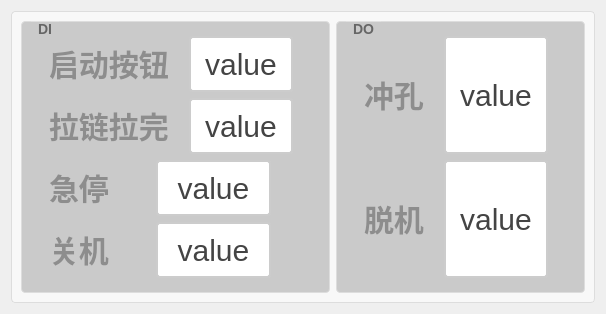
     <widget class="QWidget" name="tab_3">
      <attribute name="title">
       <string>IO设置</string>
      </attribute>
      <layout class="QGridLayout" name="gridLayout_6">
       <item row="0" column="0">
        <widget class="QGroupBox" name="groupBox_13">
         <property name="styleSheet">
          <string notr="true">QGroupBox {
    border: 1px solid #DDD;
    border-radius: 4px;
    font: bold 14px;
    color: #666;
    background-color: #F8F8F8;
}

QGroupBox::title {
    subcontrol-origin: margin;
    subcontrol-position: top left;
    left: 10px;
    padding: 0 5px;
}</string>
         </property>
         <property name="title">
          <string/>
         </property>
         <layout class="QHBoxLayout" name="horizontalLayout_8">
          <item>
           <widget class="QGroupBox" name="gBox_DI">
            <property name="styleSheet">
             <string notr="true">QGroupBox {
    border: 1px solid #DDD;
    border-radius: 4px;
    font: bold 14px;
    color: #666;
    background-color:rgb(202, 202, 202);
    padding: 5px; 
}

QGroupBox::title {
    subcontrol-origin: margin;
    subcontrol-position: top left;
    left: 10px;
    padding: 0 5px;
}</string>
            </property>
            <property name="title">
             <string>DI</string>
            </property>
            <layout class="QVBoxLayout" name="verticalLayout_6">
             <item>
              <layout class="QHBoxLayout" name="horizontalLayout_15" stretch="3,3,1">
               <item>
                <widget class="QLabel" name="label_21">
                 <property name="styleSheet">
                  <string notr="true">QLabel {
       font-size: 30px;        
       font-weight: bold;        
       color:  rgb(141, 141, 141);       
       padding: 5px 5px;     
       border-bottom: 2px solid #cccccc; 
    }</string>
                 </property>
                 <property name="text">
                  <string>启动按钮</string>
                 </property>
                </widget>
               </item>
               <item>
                <widget class="QPushButton" name="btn_setqidonganniu">
                 <property name="sizePolicy">
                  <sizepolicy hsizetype="Minimum" vsizetype="Minimum">
                   <horstretch>0</horstretch>
                   <verstretch>0</verstretch>
                  </sizepolicy>
                 </property>
                 <property name="styleSheet">
                  <string notr="true">QPushButton {
    padding: 6px 14px;
    border: 2px solid #CCC;
    border-radius: 4px;
    background-color: white;
    color: #444;
	font-size: 30px; 
}

QPushButton:hover {
    border-color: #999;
    background-color: #F5F5F5;
}

QPushButton:pressed {
    border-color: #777;
    background-color: #EEE;
}</string>
                 </property>
                 <property name="text">
                  <string>value</string>
                 </property>
                </widget>
               </item>
               <item>
                <widget class="QLabel" name="lb_qidonganniu">
                 <property name="styleSheet">
                  <string notr="true">/* 基础标签样式 */
QLabel {
    color: rgb(255, 0, 0);          /* 主文字色 */
    font-size: 14px;         /* 标准字号 */
    background: transparent; /* 透明背景 */
    padding: 2px 4px;        /* 基础内边距 */
}

/* 标题样式 */
QLabel.title {
    font-size: 16px;
    font-weight: 600;
    color: #333333;
    border-bottom: 1px solid #DDDDDD; /* 下划线装饰 */
    padding-bottom: 4px;
}

/* 副标题/次要文本 */
QLabel.subtitle {
    color: #666666;
    font-size: 13px;
    font-style: italic;
}

/* 强调文本 */
QLabel.emphasis {
    color: #333333;
    font-weight: 500;
    background-color: #F5F5F5;
    border-radius: 3px;
    padding: 4px 8px;
}

/* 状态标签（成功/警告/错误） */
QLabel[state=&quot;success&quot;] {
    color: #228B22;          /* 森林绿 */
    border-left: 3px solid #228B22;
    padding-left: 8px;
}

QLabel[state=&quot;warning&quot;] {
    color: #FF8C00;          /* 暗橙 */
    border-left: 3px solid #FF8C00;
    padding-left: 8px;
}

QLabel[state=&quot;error&quot;] {
    color: #B22222;          /* 砖红 */
    border-left: 3px solid #B22222;
    padding-left: 8px;
}

/* 数据展示标签 */
QLabel.data {
    color: #2F4F4F;          /* 深石板灰 */
    font-family: monospace;
    border: 1px solid #E0E0E0;
    background-color: #FFFFFF;
    padding: 6px 12px;
    border-radius: 4px;
}

/* 禁用状态 */
QLabel:disabled {
    color: #AAAAAA;
    background-color: transparent;
}

/* 链接样式（伪链接效果） */
QLabel.link {
    color: #4682B4;          /* 钢蓝 */
    text-decoration: underline;
    border-bottom: 1px dotted #4682B4;
}

/* 图标标签 */
QLabel.icon {
    qproperty-alignment: AlignCenter;
    border: 1px solid #E0E0E0;
    border-radius: 4px;
    background-color: #FFFFFF;
    padding: 12px;
}</string>
                 </property>
                 <property name="text">
                  <string/>
                 </property>
                </widget>
               </item>
              </layout>
             </item>
             <item>
              <layout class="QHBoxLayout" name="horizontalLayout_41" stretch="3,3,1">
               <item>
                <widget class="QLabel" name="label_27">
                 <property name="styleSheet">
                  <string notr="true">QLabel {
       font-size: 30px;        
       font-weight: bold;        
       color:  rgb(141, 141, 141);       
       padding: 5px 5px;     
       border-bottom: 2px solid #cccccc; 
    }</string>
                 </property>
                 <property name="text">
                  <string>拉链拉完</string>
                 </property>
                </widget>
               </item>
               <item>
                <widget class="QPushButton" name="btn_setlalianlawan">
                 <property name="sizePolicy">
                  <sizepolicy hsizetype="Minimum" vsizetype="Minimum">
                   <horstretch>0</horstretch>
                   <verstretch>0</verstretch>
                  </sizepolicy>
                 </property>
                 <property name="styleSheet">
                  <string notr="true">QPushButton {
    padding: 6px 14px;
    border: 2px solid #CCC;
    border-radius: 4px;
    background-color: white;
    color: #444;
	font-size: 30px; 
}

QPushButton:hover {
    border-color: #999;
    background-color: #F5F5F5;
}

QPushButton:pressed {
    border-color: #777;
    background-color: #EEE;
}</string>
                 </property>
                 <property name="text">
                  <string>value</string>
                 </property>
                </widget>
               </item>
               <item>
                <widget class="QLabel" name="lb_lalianlawan">
                 <property name="styleSheet">
                  <string notr="true">/* 基础标签样式 */
QLabel {
    color: rgb(255, 0, 0);          /* 主文字色 */
    font-size: 14px;         /* 标准字号 */
    background: transparent; /* 透明背景 */
    padding: 2px 4px;        /* 基础内边距 */
}

/* 标题样式 */
QLabel.title {
    font-size: 16px;
    font-weight: 600;
    color: #333333;
    border-bottom: 1px solid #DDDDDD; /* 下划线装饰 */
    padding-bottom: 4px;
}

/* 副标题/次要文本 */
QLabel.subtitle {
    color: #666666;
    font-size: 13px;
    font-style: italic;
}

/* 强调文本 */
QLabel.emphasis {
    color: #333333;
    font-weight: 500;
    background-color: #F5F5F5;
    border-radius: 3px;
    padding: 4px 8px;
}

/* 状态标签（成功/警告/错误） */
QLabel[state=&quot;success&quot;] {
    color: #228B22;          /* 森林绿 */
    border-left: 3px solid #228B22;
    padding-left: 8px;
}

QLabel[state=&quot;warning&quot;] {
    color: #FF8C00;          /* 暗橙 */
    border-left: 3px solid #FF8C00;
    padding-left: 8px;
}

QLabel[state=&quot;error&quot;] {
    color: #B22222;          /* 砖红 */
    border-left: 3px solid #B22222;
    padding-left: 8px;
}

/* 数据展示标签 */
QLabel.data {
    color: #2F4F4F;          /* 深石板灰 */
    font-family: monospace;
    border: 1px solid #E0E0E0;
    background-color: #FFFFFF;
    padding: 6px 12px;
    border-radius: 4px;
}

/* 禁用状态 */
QLabel:disabled {
    color: #AAAAAA;
    background-color: transparent;
}

/* 链接样式（伪链接效果） */
QLabel.link {
    color: #4682B4;          /* 钢蓝 */
    text-decoration: underline;
    border-bottom: 1px dotted #4682B4;
}

/* 图标标签 */
QLabel.icon {
    qproperty-alignment: AlignCenter;
    border: 1px solid #E0E0E0;
    border-radius: 4px;
    background-color: #FFFFFF;
    padding: 12px;
}</string>
                 </property>
                 <property name="text">
                  <string/>
                 </property>
                </widget>
               </item>
              </layout>
             </item>
             <item>
              <layout class="QHBoxLayout" name="horizontalLayout_35" stretch="3,3,1">
               <item>
                <widget class="QLabel" name="label_26">
                 <property name="styleSheet">
                  <string notr="true">QLabel {
       font-size: 30px;        
       font-weight: bold;        
       color:  rgb(141, 141, 141);       
       padding: 5px 5px;     
       border-bottom: 2px solid #cccccc; 
    }</string>
                 </property>
                 <property name="text">
                  <string>急停</string>
                 </property>
                </widget>
               </item>
               <item>
                <widget class="QPushButton" name="btn_setjiting">
                 <property name="sizePolicy">
                  <sizepolicy hsizetype="Minimum" vsizetype="Minimum">
                   <horstretch>0</horstretch>
                   <verstretch>0</verstretch>
                  </sizepolicy>
                 </property>
                 <property name="styleSheet">
                  <string notr="true">QPushButton {
    padding: 6px 14px;
    border: 2px solid #CCC;
    border-radius: 4px;
    background-color: white;
    color: #444;
	font-size: 30px; 
}

QPushButton:hover {
    border-color: #999;
    background-color: #F5F5F5;
}

QPushButton:pressed {
    border-color: #777;
    background-color: #EEE;
}</string>
                 </property>
                 <property name="text">
                  <string>value</string>
                 </property>
                </widget>
               </item>
               <item>
                <widget class="QLabel" name="lb_jiting">
                 <property name="styleSheet">
                  <string notr="true">/* 基础标签样式 */
QLabel {
    color: rgb(255, 0, 0);          /* 主文字色 */
    font-size: 14px;         /* 标准字号 */
    background: transparent; /* 透明背景 */
    padding: 2px 4px;        /* 基础内边距 */
}

/* 标题样式 */
QLabel.title {
    font-size: 16px;
    font-weight: 600;
    color: #333333;
    border-bottom: 1px solid #DDDDDD; /* 下划线装饰 */
    padding-bottom: 4px;
}

/* 副标题/次要文本 */
QLabel.subtitle {
    color: #666666;
    font-size: 13px;
    font-style: italic;
}

/* 强调文本 */
QLabel.emphasis {
    color: #333333;
    font-weight: 500;
    background-color: #F5F5F5;
    border-radius: 3px;
    padding: 4px 8px;
}

/* 状态标签（成功/警告/错误） */
QLabel[state=&quot;success&quot;] {
    color: #228B22;          /* 森林绿 */
    border-left: 3px solid #228B22;
    padding-left: 8px;
}

QLabel[state=&quot;warning&quot;] {
    color: #FF8C00;          /* 暗橙 */
    border-left: 3px solid #FF8C00;
    padding-left: 8px;
}

QLabel[state=&quot;error&quot;] {
    color: #B22222;          /* 砖红 */
    border-left: 3px solid #B22222;
    padding-left: 8px;
}

/* 数据展示标签 */
QLabel.data {
    color: #2F4F4F;          /* 深石板灰 */
    font-family: monospace;
    border: 1px solid #E0E0E0;
    background-color: #FFFFFF;
    padding: 6px 12px;
    border-radius: 4px;
}

/* 禁用状态 */
QLabel:disabled {
    color: #AAAAAA;
    background-color: transparent;
}

/* 链接样式（伪链接效果） */
QLabel.link {
    color: #4682B4;          /* 钢蓝 */
    text-decoration: underline;
    border-bottom: 1px dotted #4682B4;
}

/* 图标标签 */
QLabel.icon {
    qproperty-alignment: AlignCenter;
    border: 1px solid #E0E0E0;
    border-radius: 4px;
    background-color: #FFFFFF;
    padding: 12px;
}</string>
                 </property>
                 <property name="text">
                  <string/>
                 </property>
                </widget>
               </item>
              </layout>
             </item>
             <item>
              <layout class="QHBoxLayout" name="horizontalLayout_62" stretch="3,3,1">
               <item>
                <widget class="QLabel" name="label_72">
                 <property name="styleSheet">
                  <string notr="true">QLabel {
       font-size: 30px;        
       font-weight: bold;        
       color:  rgb(141, 141, 141);       
       padding: 5px 5px;     
       border-bottom: 2px solid #cccccc; 
    }</string>
                 </property>
                 <property name="text">
                  <string>关机</string>
                 </property>
                </widget>
               </item>
               <item>
                <widget class="QPushButton" name="btn_guanji">
                 <property name="sizePolicy">
                  <sizepolicy hsizetype="Minimum" vsizetype="Minimum">
                   <horstretch>0</horstretch>
                   <verstretch>0</verstretch>
                  </sizepolicy>
                 </property>
                 <property name="styleSheet">
                  <string notr="true">QPushButton {
    padding: 6px 14px;
    border: 2px solid #CCC;
    border-radius: 4px;
    background-color: white;
    color: #444;
	font-size: 30px; 
}

QPushButton:hover {
    border-color: #999;
    background-color: #F5F5F5;
}

QPushButton:pressed {
    border-color: #777;
    background-color: #EEE;
}</string>
                 </property>
                 <property name="text">
                  <string>value</string>
                 </property>
                </widget>
               </item>
               <item>
                <widget class="QLabel" name="lb_guanji">
                 <property name="styleSheet">
                  <string notr="true">/* 基础标签样式 */
QLabel {
    color: rgb(255, 0, 0);          /* 主文字色 */
    font-size: 14px;         /* 标准字号 */
    background: transparent; /* 透明背景 */
    padding: 2px 4px;        /* 基础内边距 */
}

/* 标题样式 */
QLabel.title {
    font-size: 16px;
    font-weight: 600;
    color: #333333;
    border-bottom: 1px solid #DDDDDD; /* 下划线装饰 */
    padding-bottom: 4px;
}

/* 副标题/次要文本 */
QLabel.subtitle {
    color: #666666;
    font-size: 13px;
    font-style: italic;
}

/* 强调文本 */
QLabel.emphasis {
    color: #333333;
    font-weight: 500;
    background-color: #F5F5F5;
    border-radius: 3px;
    padding: 4px 8px;
}

/* 状态标签（成功/警告/错误） */
QLabel[state=&quot;success&quot;] {
    color: #228B22;          /* 森林绿 */
    border-left: 3px solid #228B22;
    padding-left: 8px;
}

QLabel[state=&quot;warning&quot;] {
    color: #FF8C00;          /* 暗橙 */
    border-left: 3px solid #FF8C00;
    padding-left: 8px;
}

QLabel[state=&quot;error&quot;] {
    color: #B22222;          /* 砖红 */
    border-left: 3px solid #B22222;
    padding-left: 8px;
}

/* 数据展示标签 */
QLabel.data {
    color: #2F4F4F;          /* 深石板灰 */
    font-family: monospace;
    border: 1px solid #E0E0E0;
    background-color: #FFFFFF;
    padding: 6px 12px;
    border-radius: 4px;
}

/* 禁用状态 */
QLabel:disabled {
    color: #AAAAAA;
    background-color: transparent;
}

/* 链接样式（伪链接效果） */
QLabel.link {
    color: #4682B4;          /* 钢蓝 */
    text-decoration: underline;
    border-bottom: 1px dotted #4682B4;
}

/* 图标标签 */
QLabel.icon {
    qproperty-alignment: AlignCenter;
    border: 1px solid #E0E0E0;
    border-radius: 4px;
    background-color: #FFFFFF;
    padding: 12px;
}</string>
                 </property>
                 <property name="text">
                  <string/>
                 </property>
                </widget>
               </item>
              </layout>
             </item>
            </layout>
           </widget>
          </item>
          <item>
           <widget class="QGroupBox" name="gBox_DO">
            <property name="styleSheet">
             <string notr="true">QGroupBox {
    border: 1px solid #DDD;
    border-radius: 4px;
    font: bold 14px;
    color: #666;
    background-color:rgb(202, 202, 202);
    padding: 5px; 
}

QGroupBox::title {
    subcontrol-origin: margin;
    subcontrol-position: top left;
    left: 10px;
    padding: 0 5px;
}</string>
            </property>
            <property name="title">
             <string>DO</string>
            </property>
            <layout class="QVBoxLayout" name="verticalLayout_8">
             <item>
              <layout class="QHBoxLayout" name="horizontalLayout_56" stretch="3,3,1">
               <item>
                <widget class="QLabel" name="label_23">
                 <property name="styleSheet">
                  <string notr="true">QLabel {
       font-size: 30px;        
       font-weight: bold;        
       color:  rgb(141, 141, 141);       
       padding: 5px 5px;     
       border-bottom: 2px solid #cccccc; 
    }</string>
                 </property>
                 <property name="text">
                  <string>冲孔</string>
                 </property>
                </widget>
               </item>
               <item>
                <widget class="QPushButton" name="btn_setchongkong">
                 <property name="sizePolicy">
                  <sizepolicy hsizetype="Minimum" vsizetype="Minimum">
                   <horstretch>0</horstretch>
                   <verstretch>0</verstretch>
                  </sizepolicy>
                 </property>
                 <property name="styleSheet">
                  <string notr="true">QPushButton {
    padding: 6px 14px;
    border: 2px solid #CCC;
    border-radius: 4px;
    background-color: white;
    color: #444;
	font-size: 30px; 
}

QPushButton:hover {
    border-color: #999;
    background-color: #F5F5F5;
}

QPushButton:pressed {
    border-color: #777;
    background-color: #EEE;
}</string>
                 </property>
                 <property name="text">
                  <string>value</string>
                 </property>
                </widget>
               </item>
               <item>
                <widget class="QLabel" name="lb_chongkong">
                 <property name="styleSheet">
                  <string notr="true">/* 基础标签样式 */
QLabel {
    color: rgb(255, 0, 0);          /* 主文字色 */
    font-size: 14px;         /* 标准字号 */
    background: transparent; /* 透明背景 */
    padding: 2px 4px;        /* 基础内边距 */
}

/* 标题样式 */
QLabel.title {
    font-size: 16px;
    font-weight: 600;
    color: #333333;
    border-bottom: 1px solid #DDDDDD; /* 下划线装饰 */
    padding-bottom: 4px;
}

/* 副标题/次要文本 */
QLabel.subtitle {
    color: #666666;
    font-size: 13px;
    font-style: italic;
}

/* 强调文本 */
QLabel.emphasis {
    color: #333333;
    font-weight: 500;
    background-color: #F5F5F5;
    border-radius: 3px;
    padding: 4px 8px;
}

/* 状态标签（成功/警告/错误） */
QLabel[state=&quot;success&quot;] {
    color: #228B22;          /* 森林绿 */
    border-left: 3px solid #228B22;
    padding-left: 8px;
}

QLabel[state=&quot;warning&quot;] {
    color: #FF8C00;          /* 暗橙 */
    border-left: 3px solid #FF8C00;
    padding-left: 8px;
}

QLabel[state=&quot;error&quot;] {
    color: #B22222;          /* 砖红 */
    border-left: 3px solid #B22222;
    padding-left: 8px;
}

/* 数据展示标签 */
QLabel.data {
    color: #2F4F4F;          /* 深石板灰 */
    font-family: monospace;
    border: 1px solid #E0E0E0;
    background-color: #FFFFFF;
    padding: 6px 12px;
    border-radius: 4px;
}

/* 禁用状态 */
QLabel:disabled {
    color: #AAAAAA;
    background-color: transparent;
}

/* 链接样式（伪链接效果） */
QLabel.link {
    color: #4682B4;          /* 钢蓝 */
    text-decoration: underline;
    border-bottom: 1px dotted #4682B4;
}

/* 图标标签 */
QLabel.icon {
    qproperty-alignment: AlignCenter;
    border: 1px solid #E0E0E0;
    border-radius: 4px;
    background-color: #FFFFFF;
    padding: 12px;
}</string>
                 </property>
                 <property name="text">
                  <string/>
                 </property>
                </widget>
               </item>
              </layout>
             </item>
             <item>
              <layout class="QHBoxLayout" name="horizontalLayout_50" stretch="3,3,1">
               <item>
                <widget class="QLabel" name="label_25">
                 <property name="styleSheet">
                  <string notr="true">QLabel {
       font-size: 30px;        
       font-weight: bold;        
       color:  rgb(141, 141, 141);       
       padding: 5px 5px;     
       border-bottom: 2px solid #cccccc; 
    }</string>
                 </property>
                 <property name="text">
                  <string>脱机</string>
                 </property>
                </widget>
               </item>
               <item>
                <widget class="QPushButton" name="btn_settuoji">
                 <property name="sizePolicy">
                  <sizepolicy hsizetype="Minimum" vsizetype="Minimum">
                   <horstretch>0</horstretch>
                   <verstretch>0</verstretch>
                  </sizepolicy>
                 </property>
                 <property name="styleSheet">
                  <string notr="true">QPushButton {
    padding: 6px 14px;
    border: 2px solid #CCC;
    border-radius: 4px;
    background-color: white;
    color: #444;
	font-size: 30px; 
}

QPushButton:hover {
    border-color: #999;
    background-color: #F5F5F5;
}

QPushButton:pressed {
    border-color: #777;
    background-color: #EEE;
}</string>
                 </property>
                 <property name="text">
                  <string>value</string>
                 </property>
                </widget>
               </item>
               <item>
                <widget class="QLabel" name="lb_tuoji">
                 <property name="styleSheet">
                  <string notr="true">/* 基础标签样式 */
QLabel {
    color: rgb(255, 0, 0);          /* 主文字色 */
    font-size: 14px;         /* 标准字号 */
    background: transparent; /* 透明背景 */
    padding: 2px 4px;        /* 基础内边距 */
}

/* 标题样式 */
QLabel.title {
    font-size: 16px;
    font-weight: 600;
    color: #333333;
    border-bottom: 1px solid #DDDDDD; /* 下划线装饰 */
    padding-bottom: 4px;
}

/* 副标题/次要文本 */
QLabel.subtitle {
    color: #666666;
    font-size: 13px;
    font-style: italic;
}

/* 强调文本 */
QLabel.emphasis {
    color: #333333;
    font-weight: 500;
    background-color: #F5F5F5;
    border-radius: 3px;
    padding: 4px 8px;
}

/* 状态标签（成功/警告/错误） */
QLabel[state=&quot;success&quot;] {
    color: #228B22;          /* 森林绿 */
    border-left: 3px solid #228B22;
    padding-left: 8px;
}

QLabel[state=&quot;warning&quot;] {
    color: #FF8C00;          /* 暗橙 */
    border-left: 3px solid #FF8C00;
    padding-left: 8px;
}

QLabel[state=&quot;error&quot;] {
    color: #B22222;          /* 砖红 */
    border-left: 3px solid #B22222;
    padding-left: 8px;
}

/* 数据展示标签 */
QLabel.data {
    color: #2F4F4F;          /* 深石板灰 */
    font-family: monospace;
    border: 1px solid #E0E0E0;
    background-color: #FFFFFF;
    padding: 6px 12px;
    border-radius: 4px;
}

/* 禁用状态 */
QLabel:disabled {
    color: #AAAAAA;
    background-color: transparent;
}

/* 链接样式（伪链接效果） */
QLabel.link {
    color: #4682B4;          /* 钢蓝 */
    text-decoration: underline;
    border-bottom: 1px dotted #4682B4;
}

/* 图标标签 */
QLabel.icon {
    qproperty-alignment: AlignCenter;
    border: 1px solid #E0E0E0;
    border-radius: 4px;
    background-color: #FFFFFF;
    padding: 12px;
}</string>
                 </property>
                 <property name="text">
                  <string/>
                 </property>
                </widget>
               </item>
              </layout>
             </item>
            </layout>
           </widget>
          </item>
         </layout>
        </widget>
       </item>
      </layout>
     </widget>
